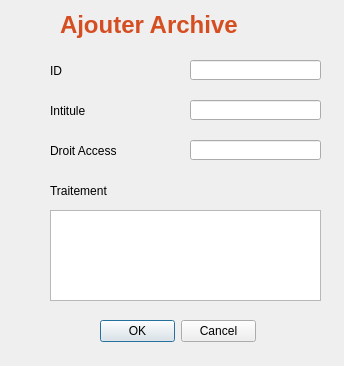
<?xml version="1.0" encoding="UTF-8"?>
<ui version="4.0">
 <class>add_archive</class>
 <widget class="QDialog" name="add_archive">
  <property name="geometry">
   <rect>
    <x>0</x>
    <y>0</y>
    <width>344</width>
    <height>366</height>
   </rect>
  </property>
  <property name="windowTitle">
   <string>Dialog</string>
  </property>
  <widget class="QLineEdit" name="intitule">
   <property name="geometry">
    <rect>
     <x>190</x>
     <y>100</y>
     <width>131</width>
     <height>20</height>
    </rect>
   </property>
  </widget>
  <widget class="QLabel" name="label_3">
   <property name="geometry">
    <rect>
     <x>50</x>
     <y>140</y>
     <width>121</width>
     <height>21</height>
    </rect>
   </property>
   <property name="text">
    <string>Droit Access</string>
   </property>
  </widget>
  <widget class="QLabel" name="label_4">
   <property name="geometry">
    <rect>
     <x>50</x>
     <y>180</y>
     <width>121</width>
     <height>21</height>
    </rect>
   </property>
   <property name="text">
    <string>Traitement</string>
   </property>
  </widget>
  <widget class="QLineEdit" name="access">
   <property name="geometry">
    <rect>
     <x>190</x>
     <y>140</y>
     <width>131</width>
     <height>20</height>
    </rect>
   </property>
  </widget>
  <widget class="QDialogButtonBox" name="buttonBox">
   <property name="geometry">
    <rect>
     <x>100</x>
     <y>320</y>
     <width>156</width>
     <height>23</height>
    </rect>
   </property>
   <property name="standardButtons">
    <set>QDialogButtonBox::Cancel|QDialogButtonBox::Ok</set>
   </property>
  </widget>
  <widget class="QLineEdit" name="id">
   <property name="geometry">
    <rect>
     <x>190</x>
     <y>60</y>
     <width>131</width>
     <height>20</height>
    </rect>
   </property>
  </widget>
  <widget class="QLabel" name="label_7">
   <property name="geometry">
    <rect>
     <x>60</x>
     <y>10</y>
     <width>241</width>
     <height>31</height>
    </rect>
   </property>
   <property name="text">
    <string>&lt;html&gt;&lt;head/&gt;&lt;body&gt;&lt;p&gt;&lt;span style=&quot; font-size:18pt; font-weight:600; color:#d54e21;&quot;&gt;Ajouter Archive&lt;/span&gt;&lt;/p&gt;&lt;/body&gt;&lt;/html&gt;</string>
   </property>
  </widget>
  <widget class="QLabel" name="label">
   <property name="geometry">
    <rect>
     <x>50</x>
     <y>60</y>
     <width>121</width>
     <height>21</height>
    </rect>
   </property>
   <property name="text">
    <string>ID</string>
   </property>
  </widget>
  <widget class="QLabel" name="label_2">
   <property name="geometry">
    <rect>
     <x>50</x>
     <y>100</y>
     <width>121</width>
     <height>21</height>
    </rect>
   </property>
   <property name="text">
    <string>Intitule</string>
   </property>
  </widget>
  <widget class="QTextEdit" name="traitement">
   <property name="geometry">
    <rect>
     <x>50</x>
     <y>210</y>
     <width>271</width>
     <height>91</height>
    </rect>
   </property>
  </widget>
 </widget>
 <resources/>
 <connections/>
</ui>
